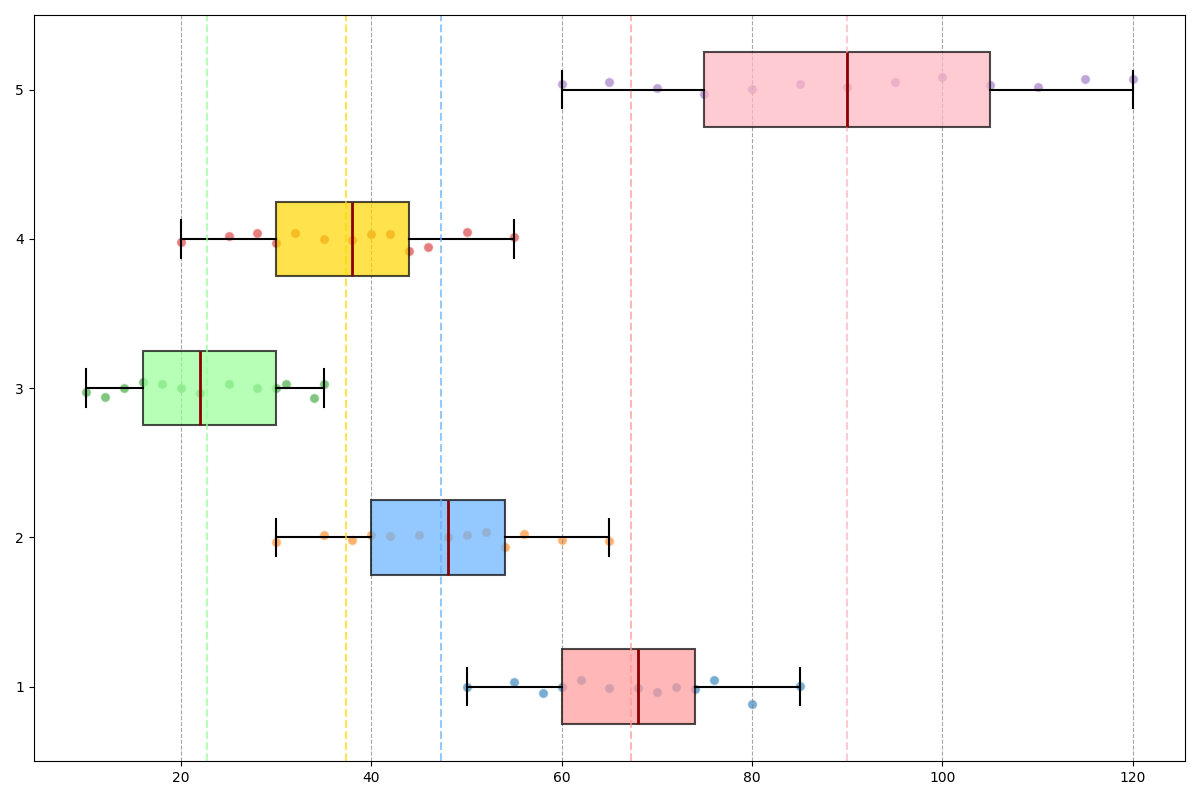

This figure's Python source:
import matplotlib.pyplot as plt
import numpy as np

software_dept = [55, 50, 60, 62, 58, 65, 72, 70, 68, 74, 76, 85, 80]
hardware_dept = [30, 35, 40, 42, 48, 45, 38, 52, 54, 60, 56, 65, 50]
hr_dept = [12, 10, 14, 16, 20, 18, 22, 25, 30, 28, 31, 35, 34]
marketing_dept = [20, 25, 32, 30, 28, 44, 38, 35, 40, 46, 50, 42, 55]
research_dept = [65, 60, 70, 80, 75, 90, 85, 95, 100, 105, 110, 120, 115]

coffee_data = [software_dept, hardware_dept, hr_dept, marketing_dept, research_dept]

fig, ax = plt.subplots(figsize=(12, 8))

bp = ax.boxplot(coffee_data, patch_artist=True, vert=False, notch=False,
                boxprops=dict(color='black', linewidth=1.5),
                medianprops=dict(color='darkred', linewidth=2),
                whiskerprops=dict(color='black', linewidth=1.5),
                capprops=dict(color='black', linewidth=1.5),
                flierprops=dict(marker='o', color='black', alpha=0.5, markersize=8))

colors = ['#FF9999', '#66B2FF', '#99FF99', '#FFD700', '#FFB6C1']
for patch, color in zip(bp['boxes'], colors):
    patch.set_facecolor(color)
    patch.set_alpha(0.7)

for i, data in enumerate(coffee_data, start=1):
    x = np.array(data)
    y = np.random.normal(i, 0.04, size=len(x))
    ax.scatter(x, y, alpha=0.6, edgecolor='w', s=50)

ax.xaxis.grid(True, linestyle='--', which='major', color='grey', alpha=0.7)

for i, dept in enumerate(coffee_data, start=1):
    mean_val = np.mean(dept)
    ax.axvline(mean_val, ls='--', color=colors[i-1], alpha=0.7, linewidth=1.5)

plt.tight_layout()
plt.show()
